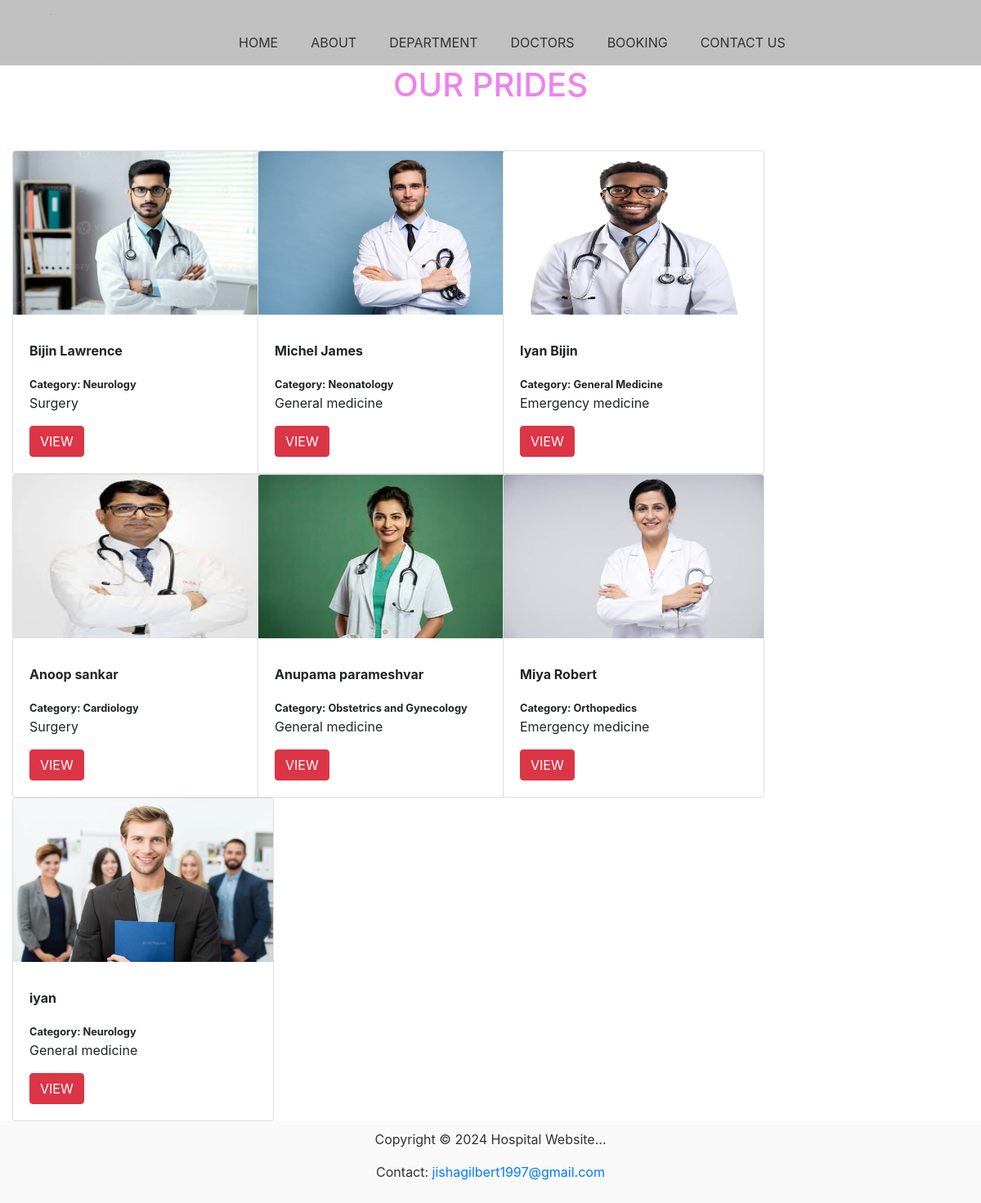
The page /doct on the database its author committed.
### hospitalapp/models.py (models this page shows, shortened)
class Doctors(models.Model):
    Doctor_name=models.CharField(max_length=50)
    Doctor_special=models.CharField(max_length=50)
    dep_name=models.ForeignKey(Department,on_delete=models.CASCADE)
    Doctor_img=models.ImageField(upload_to='doctors')

class Department(models.Model):
    dep_name    = models.CharField(max_length=100)
    dep_details= models.TextField()
    def __str__(self):
        return self.dep_name

### hospitalapp/views.py (the view)
# urls.py: path('doct',views.doc,name='doct'),
def doc(request):
    category1=request.GET.get('Department')
    if category1==None:
        photos =  Doctors.objects.all()
    else:
        photos =  Doctors.objects.filter(  dep_name=category1)
    categories= Department.objects.all()
    d2={'keys':categories,'key1':photos}
    return render(request,'doctor.html',d2)

### hospitalapp/templates/doctor.html (shortened to what this page needs)
<!DOCTYPE html>
<html lang="en">
{% extends 'base.html' %}
{% block content %}
<head>
     <link href="https://cdn.jsdelivr.net/npm/bootstrap@5.0.2/dist/css/bootstrap.min.css" rel="stylesheet">
    <link rel="stylesheet" href="https://stackpath.bootstrapcdn.com/bootstrap/4.3.1/css/bootstrap.min.css">
</head>
<body>
<h1 STYLE="color:violet; text-align: center;">OUR PRIDES</h1><br><br>
    <div class="col-md-9 m-6">
        <div class="row">
    {% for item in key1 %}
            <div class="col-md-4 m-6">
                <div class="card" style="width: 20rem;">
  <img src="{{item.Doctor_img.url}}" height="200px" width="200px" class="card-img-top" alt="...">
  <div class="card-body">
      <P class="card-text"><b>{{item.Doctor_name}}</b></P>
      <small><b>Category:  {{item.dep_name}}</b></small>
    <p class="card-text">{{item.Doctor_special}}</p>
      <a href="{% url 'page' item.id %}" class="btn btn-danger">VIEW</a>
  </div>
</div>
            </div>
            {% endfor %}
        </div></div></div>
</body>
{% endblock %}

### hospitalapp/templates/base.html (shortened to what this page needs)
<!DOCTYPE html>
<html lang="en">
<head>
    <link href="https://cdn.jsdelivr.net/npm/bootstrap@5.0.2/dist/css/bootstrap.min.css" rel="stylesheet">
    <link rel="stylesheet" href="https://stackpath.bootstrapcdn.com/bootstrap/4.3.1/css/bootstrap.min.css">
</head>
<body>
<div class="super_container">
<header style="background-color:silver;" class="header">
		<div class="container">
			<div class="row">
				<div class="col">
					<div class="header_content d-flex flex-row align-items-center justify-content-start">
						<div class="header_content_inner d-flex flex-row align-items-end justify-content-start">
							<img src="https://marketplace.canva.com/EAFBb6P4OLs/1/0/1600w/canva-red-blue-simple-logo-hbl5vlZh180.jpg " height="80px" width="200px" class="rounded-circle" alt="">
							<nav class="main_nav">
								<ul class="d-flex flex-row align-items-start justify-content-start">
									<li><a href="home">HOME</a></li>
                                  <li><a href="abo">ABOUT</a></li>
									<li><a href="dep">DEPARTMENT</a></li>
									<li><a href="doct">DOCTORS</a> </li>
									<li><a href="book">BOOKING</a> </li>
                                    	<li><a href="call">CONTACT US</a> </li>
								</ul>
							</nav>
                          </div>
                      </div>
                </div>
            </div>
        </div>
</header>
</div>
<div class="mainbody">
{% block content %}
{% endblock %}
<footer>
        <p>Copyright &copy; 2024 Hospital Website...</p>
        <p>Contact: <a href="mailto:info@example.com">jishagilbert1997@gmail.com</a></p>
    </footer>
</body>
</html>

### hospitalapp/templates/base.html (style rules this page uses)
footer { text-align: center; background-color: #f9f9f9; padding: 10px; color: #333; }
ul { margin: 0; padding: 0; list-style-type: none; }
li { display: inline-block; margin-right: 10px; }
li a { text-decoration: none; color: #333; transition: text-decoration 0.3s ease; }
.header li { padding-left: 15px; padding-right: 15px; }

### rows shown on the page
Doctors: Doctor_img (picture), Doctor_name "Bijin Lawrence", dep_name "Neurology", Doctor_special "Surgery"
Doctors: Doctor_img (picture), Doctor_name "Michel James", dep_name "Neonatology", Doctor_special "General medicine"
Doctors: Doctor_img (picture), Doctor_name "Iyan Bijin", dep_name "General Medicine", Doctor_special "Emergency medicine"
Doctors: Doctor_img (picture), Doctor_name "Anoop sankar", dep_name "Cardiology", Doctor_special "Surgery"
Doctors: Doctor_img (picture), Doctor_name "Anupama parameshvar", dep_name "Obstetrics and Gynecology", Doctor_special "General medicine"
Doctors: Doctor_img (picture), Doctor_name "Miya Robert", dep_name "Orthopedics", Doctor_special "Emergency medicine"
Doctors: Doctor_img (picture), Doctor_name "iyan", dep_name "Neurology", Doctor_special "General medicine"
